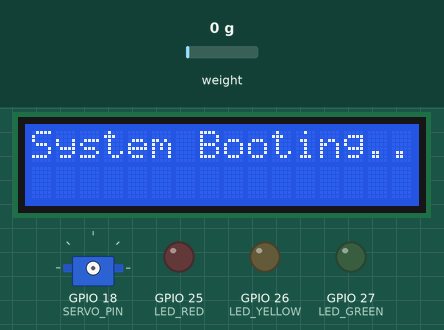
Simulated run of this sketch. Board: ESP32. Shown: 16×2 character LCD, servo, output pins drawn as LEDs (lit = HIGH). The inputs (shaded band) are chosen by the test bench; at power-on: weight on the scale 0 g. WiFi joins after 1.5 s; servers stay silent unless stated; uploads are accepted with an empty reply; what the sketch prints to the serial monitor is not drawn.

Above: at 1.1 s.
At 2.6 s:
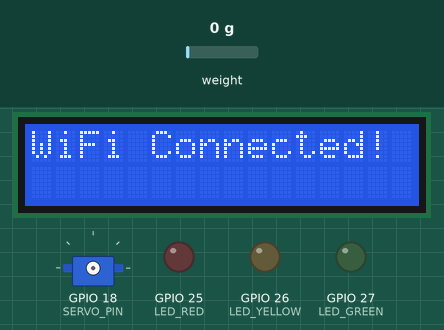
At 3.7 s:
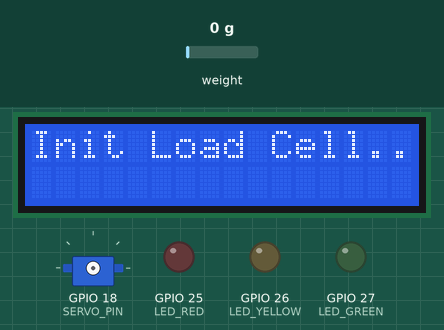
At 4.78 s:
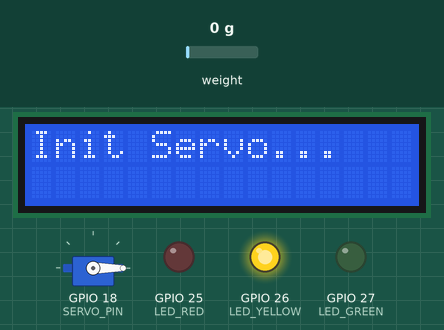

Measured:
- what the display in image 0 shows lasts 1.5 s, from 1.1 s to 2.6 s
- what the display in image 1 shows lasts 1.0 s, from 2.6 s to 3.6 s

The sketch:

Ration_Machine_ESP32_Program.ino
```cpp
#include <WiFi.h>
#include <WiFiClientSecure.h>
#include <HTTPClient.h>
#include <ArduinoJson.h>
#include <ESP32Servo.h>
#include <Wire.h>
#include <LiquidCrystal_I2C.h>
#include "HX711.h"

// --- YOUR WIFI CREDENTIALS ---
const char* ssid = "Redmi 12";
const char* password = "chandan00";

// --- PRODUCTION DEPLOYMENT URL ---
String serverUrl = "https://rationsetu.uniqway.online/api/hardware/sync";

// --- PINS ---
const int LOADCELL_DOUT_PIN = 16;
const int LOADCELL_SCK_PIN = 4;
const int SERVO_PIN = 18;
const int LED_RED = 25;
const int LED_YELLOW = 26;
const int LED_GREEN = 27;

HX711 scale;
Servo dispenserServo;
LiquidCrystal_I2C lcd(0x27, 16, 2);

String currentStatus = "IDLE";
float currentWeight = 0.0;
float targetWeight = 0.0;

void setup() {
  Serial.begin(115200);
  delay(1000);

  pinMode(LED_RED, OUTPUT);
  pinMode(LED_YELLOW, OUTPUT);
  pinMode(LED_GREEN, OUTPUT);
  digitalWrite(LED_RED, LOW);
  digitalWrite(LED_YELLOW, LOW);
  digitalWrite(LED_GREEN, LOW);

  lcd.init();
  lcd.backlight();
  lcd.setCursor(0,0);
  lcd.print("System Booting..");

  WiFi.begin(ssid, password);
  WiFi.setSleep(false); // Prevents WiFi dropping

  while (WiFi.status() != WL_CONNECTED) {
    Serial.print(".");
    delay(500);
  }
  Serial.println("\nWiFi Connected!");
  lcd.setCursor(0,0);
  lcd.print("WiFi Connected! ");
  delay(1000);

  // STARTING THE REAL LOAD CELL
  Serial.println("Initializing Load Cell...");
  lcd.clear();
  lcd.setCursor(0,0);
  lcd.print("Init Load Cell..");
  scale.begin(LOADCELL_DOUT_PIN, LOADCELL_SCK_PIN);

  // ---> CHANGE THIS TO YOUR EXACT FACTOR IF IT IS TOO FAST/SLOW <---
  scale.set_scale(-100000.0);

  // WAIT FOR HX711 WITH TIMEOUT
  long startWait = millis();
  while (!scale.is_ready() && millis() - startWait < 3000) {
    delay(10);
  }

  if (scale.is_ready()) {
    scale.tare(); // Resets scale to 0
  } else {
    Serial.println("HX711 Not Ready! Skipping Tare...");
    lcd.setCursor(0,1);
    lcd.print("HX711 Error!  ");
    delay(2000);
  }

  lcd.clear();
  lcd.setCursor(0,0);
  lcd.print("Init Servo...   ");
  dispenserServo.attach(SERVO_PIN);
  dispenserServo.write(0); // Start with gate CLOSED
  digitalWrite(LED_YELLOW, HIGH);
}

void loop() {
  if (WiFi.status() == WL_CONNECTED) {

    // READ THE REAL PHYSICAL WEIGHT
    if (scale.is_ready()) {
      currentWeight = scale.get_units(1);
      if (currentWeight < 0) currentWeight = 0.0; // Prevents negative numbers
    }

    WiFiClientSecure client;
    client.setInsecure(); // Required to connect to HTTPS (Render) without verifying SSL certificates
    HTTPClient http;
    http.begin(client, serverUrl);
    http.addHeader("Content-Type", "application/json");

    DynamicJsonDocument txDoc(1024);
    txDoc["device_id"] = "ESP32_01";
    txDoc["current_weight"] = currentWeight;

    JsonObject sensors = txDoc.createNestedObject("sensors");

    JsonObject sLoadCell = sensors.createNestedObject("load_cell");
    sLoadCell["status"] = scale.is_ready() ? "CONNECTED" : "UNPLUGGED";
    sLoadCell["value"] = String(currentWeight) + " kg";

    JsonObject sServo = sensors.createNestedObject("servo");
    sServo["status"] = "CONNECTED";
    sServo["value"] = currentStatus == "DISPENSING" ? "90 deg" : "0 deg";

    JsonObject sRed = sensors.createNestedObject("led_red");
    sRed["status"] = "CONNECTED";
    sRed["value"] = currentStatus == "STOP" ? "ON" : "OFF";

    JsonObject sYellow = sensors.createNestedObject("led_yellow");
    sYellow["status"] = "CONNECTED";
    sYellow["value"] = currentStatus == "IDLE" ? "ON" : "OFF";

    JsonObject sGreen = sensors.createNestedObject("led_green");
    sGreen["status"] = "CONNECTED";
    sGreen["value"] = currentStatus == "DISPENSING" ? "ON" : "OFF";

    JsonObject sLcd = sensors.createNestedObject("lcd");
    sLcd["status"] = "CONNECTED";
    sLcd["value"] = currentStatus;

    String payload;
    serializeJson(txDoc, payload);
    int httpResponseCode = http.POST(payload);

    if (httpResponseCode > 0) {
      String response = http.getString();
      DynamicJsonDocument rxDoc(1024);
      deserializeJson(rxDoc, response);

      String newStatus = rxDoc["status"].as<String>();
      if (newStatus == "COMPLETED") {
          newStatus = "STOP";
      }
      targetWeight = rxDoc["target_weight"].as<float>();
      String beneficiaryName = rxDoc.containsKey("beneficiary_name") ? rxDoc["beneficiary_name"].as<String>() : "";

      // --- DYNAMIC SAFETY LIMIT ---
      if (currentStatus == "DISPENSING" && currentWeight >= targetWeight) {
         dispenserServo.write(0); // INSTANTLY CLOSE GATE
         newStatus = "STOP";      // Force the system to stop
      }

      lcd.clear();
      lcd.setCursor(0, 0);

      if (newStatus == "IDLE") {

        // --- AUTO TARE: Zeros out the scale when idle! ---
        if (scale.is_ready()) {
          scale.tare();
          currentWeight = 0.0;
        }

        lcd.print("Ready. Awaiting");
        lcd.setCursor(0, 1);
        lcd.print("Verification...");
      }
      else if (newStatus == "DISPENSING") {
        String firstLine = "Hi " + beneficiaryName;
        if (firstLine.length() > 16) firstLine = firstLine.substring(0, 16);
        lcd.print(firstLine);
        lcd.setCursor(0, 1);
        lcd.print("Weight: " + String(currentWeight, 2) + " kg");
      }
      else if (newStatus == "STOP") {
        if (currentStatus == "DISPENSING") {
          // Handled in the Physical Hardware section below
        } else {
          if (currentWeight > 0.1) {
            lcd.print("Transaction Done");
            lcd.setCursor(0, 1);
            lcd.print("Remove Container");
          } else {
            lcd.print("Ready. Awaiting");
            lcd.setCursor(0, 1);
            lcd.print("Verification...");
          }
        }
      }

      // HANDLE PHYSICAL HARDWARE CHANGES
      if (newStatus == "DISPENSING" && currentStatus != "DISPENSING") {
         digitalWrite(LED_RED, LOW);
         digitalWrite(LED_YELLOW, LOW);
         digitalWrite(LED_GREEN, HIGH);
         dispenserServo.write(90); // OPEN GATE
      }
      else if (newStatus == "STOP" && currentStatus == "DISPENSING") {
         digitalWrite(LED_RED, HIGH);
         digitalWrite(LED_YELLOW, LOW);
         digitalWrite(LED_GREEN, LOW);
         dispenserServo.write(0); // CLOSE GATE

         // Display Success Message and Freeze for 10 Seconds
         lcd.clear();
         lcd.setCursor(0, 0);
         lcd.print("SUCCESS!");
         lcd.setCursor(0, 1);
         lcd.print("Take your Ration");

         delay(10000); // Wait exactly 10 seconds
      }
      else if (newStatus == "IDLE" && currentStatus != "IDLE") {
         digitalWrite(LED_RED, LOW);
         digitalWrite(LED_YELLOW, HIGH);
         digitalWrite(LED_GREEN, LOW);
         dispenserServo.write(0); // Ensure gate is closed
      }

      currentStatus = newStatus;
    } else {
      Serial.print("HTTP Error: ");
      Serial.println(httpResponseCode);
      lcd.clear();
      lcd.setCursor(0, 0);
      lcd.print("Server Error");
      lcd.setCursor(0, 1);
      lcd.print("Code: ");
      lcd.print(httpResponseCode);
    }
    http.end();
  }
  delay(1000);
}
```
